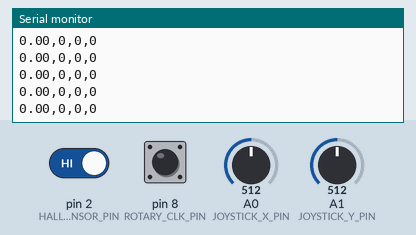
A sketch run on a simulated Arduino Uno, built with avr-gcc and run on an emulated ATmega328P. Shown: the last lines printed to the serial monitor. The test bench sets the inputs (shaded band); at power-on: A1 (JOYSTICK_Y_PIN) = 512, pin 2 (HALL_SENSOR_PIN) HIGH, pin 8 (ROTARY_CLK_PIN) HIGH, A0 (JOYSTICK_X_PIN) = 512.

Above: at 4.2 s.
4.3 s: A1 (JOYSTICK_Y_PIN) set to 550
At 4.34 s:
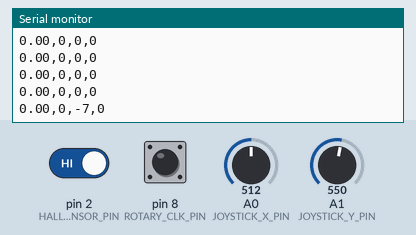
5.8 s: A1 (JOYSTICK_Y_PIN) set to 575
At 5.82 s:
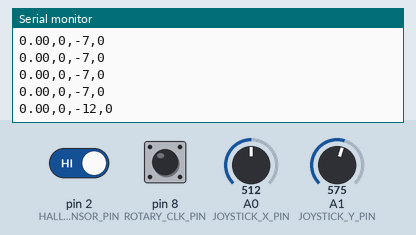
Timing chart, 0 to 8.8 s (numbered marks = the images above; inputs shaded):
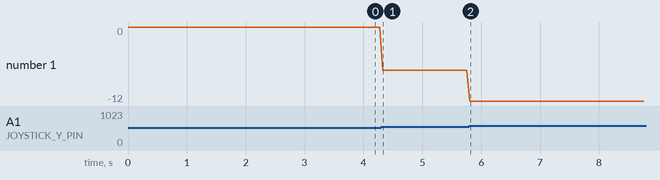

Measured:
- after the input at 4.3 s, the serial monitor: prints a new line at once (image 1)
- after the input at 5.8 s, the serial monitor: prints a new line at once (image 2)
- plotted number 1: 0 → -7 after the input at 4.3 s, -7 → -12 after the input at 5.8 s

The sketch:

rollerInterface1.ino
```cpp
// arduino_simulator_interface.ino
// Connects Hall Sensor, Joystick (XY), and Rotary Dial to read bike speed,
// mouse look (XY), and zoom, sending data to Python via Serial.

// --- PIN DEFINITIONS ---
const int HALL_SENSOR_PIN = 2; // Digital Pin 2 (must be an interrupt pin)
const int JOYSTICK_X_PIN = A0;  // Analog Pin A0 for horizontal look (SteerX)
const int JOYSTICK_Y_PIN = A1;  // Analog Pin A1 for vertical look (SteerY)
const int ROTARY_DT_PIN = 7;    // Digital Pin for Rotary Encoder DT
const int ROTARY_CLK_PIN = 8;   // Digital Pin for Rotary Encoder CLK

// --- SPEED VARIABLES ---
volatile unsigned long lastPulseTime = 0;
volatile unsigned long pulseInterval = 0;
float rollerCircumferenceMeters = 2.0; // IMPORTANT: Set your roller circumference
float currentRPM = 0.0;
unsigned long speedTimer = 0;

// --- ROTARY ENCODER VARIABLES (ZOOM DIAL) ---
int lastZoomState;
volatile int zoomChange = 0; // +1 for zoom in, -1 for zoom out

// --- FUNCTION PROTOTYPE ---
void handleMagnetPulse();
void updateRPM();
void updateZoom();

void setup() {
  Serial.begin(9600);

  // Set up Hall Sensor (Speed)
  pinMode(HALL_SENSOR_PIN, INPUT_PULLUP);
  attachInterrupt(digitalPinToInterrupt(HALL_SENSOR_PIN), handleMagnetPulse, FALLING);

  // Set up Rotary Encoder (Zoom Dial)
  pinMode(ROTARY_CLK_PIN, INPUT_PULLUP);
  pinMode(ROTARY_DT_PIN, INPUT_PULLUP);
  lastZoomState = digitalRead(ROTARY_CLK_PIN);
}

void loop() {
  // 1. Update RPM calculation every 50ms for smooth motion control
  if (millis() - speedTimer >= 50) {
    updateRPM();
    speedTimer = millis();
  }

  // 2. Read Steering Joystick (A0 and A1)
  int joystickX = analogRead(JOYSTICK_X_PIN);
  int joystickY = analogRead(JOYSTICK_Y_PIN);

  // Map joystick reading (0-1023) to a smooth directional range (-100 to 100)
  // This value determines the mouse movement speed and direction
  int steerXValue = map(joystickX, 0, 1023, -100, 100); // -100=left, 100=right
  int steerYValue = map(joystickY, 0, 1023, 100, -100); // 100=up, -100=down (reversed for mouse standard)

  // 3. Read Zoom Dial
  updateZoom();

  // 4. Send Data Packet (RPM, SteerX, SteerY, ZoomChange)
  // The Python script relies on this specific four-part format: R,X,Y,Z\n
  Serial.print(currentRPM);
  Serial.print(",");
  Serial.print(steerXValue);
  Serial.print(",");
  Serial.print(steerYValue);
  Serial.print(",");
  Serial.println(zoomChange);

  // Reset zoom change after sending
  zoomChange = 0;

  delay(50); // Send data every 50ms for smooth control
}

// --- INTERRUPT HANDLER (Called when magnet passes) ---
void handleMagnetPulse() {
  unsigned long currentTime = micros();
  pulseInterval = currentTime - lastPulseTime;
  lastPulseTime = currentTime;
}

// --- RPM CALCULATION ---
void updateRPM() {
  if (pulseInterval > 0) {
    // RPM = (60 seconds/minute * 1,000,000 microseconds/second) / pulse interval in microseconds
    currentRPM = (60000000.0 / pulseInterval);

    // If the interval is very long (bike stopped for > 500ms), assume 0 RPM
    if (micros() - lastPulseTime > 500000) {
      currentRPM = 0.0;
    }
  } else {
    currentRPM = 0.0;
  }
}

// --- ZOOM DIAL DETECTION ---
void updateZoom() {
  int newZoomState = digitalRead(ROTARY_CLK_PIN);
  if (newZoomState != lastZoomState) {
    if (digitalRead(ROTARY_DT_PIN) != newZoomState) {
      // Clockwise (Zoom In)
      zoomChange = 1;
    } else {
      // Counter-Clockwise (Zoom Out)
      zoomChange = -1;
    }
    lastZoomState = newZoomState;
  }
}
```
